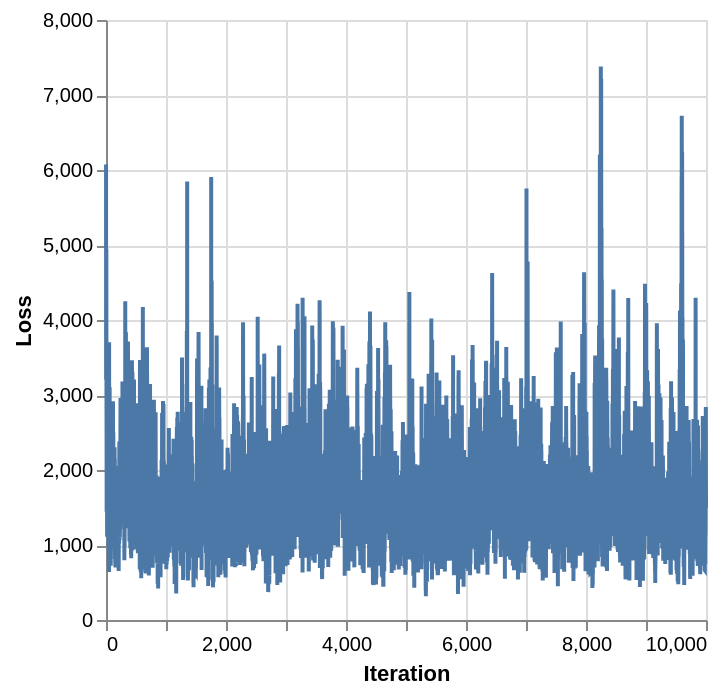

The code cell stored with this chart in its notebook:
### Code cell
import { Minimize, type Status } from "jsr:@sauber/optimize";

// Track error for each iteration
const status: Status = (
  iterations: number,
  momentum: number,
  _parameters: Parameter[],
  loss: number[],
): void => {
  // console.log({ iterations, momentum, loss: loss[loss.length-1] });
};

const epochs = 10000;
const epsilon = 0.001;

const min = new Minimize({
  agent,
  parameters,
  status,
  epochs,
  epsilon,
  every: 1,
});
const iterations = min.run();
console.log(
  "Iterations:",
  iterations,
  "Loss:",
  agent(parameters.map((p) => p.value) as Inputs),
);

const loss = min.history;
// console.log("Loss history:", loss);

const lossRecords = loss.map((value, i) => ({ Iteration: i + 1, Loss: value }));

const lossPlot = vl
  .markLine()
  .data(lossRecords)
  .encode(
    vl.x().fieldQ("Iteration"),
    vl.y().fieldQ("Loss"),
  );

await Deno.jupyter.display(lossPlot);


// Final parameter values
const final_params: Record<string, [number, number, number]> = {};
for (let i = 0; i < fnnames.length; i++) {
  const name = fnnames[i];
  initial_param[name] = [
    parameters[i * 3].value,
    parameters[i * 3 + 1].value,
    parameters[i * 3 + 2].value,
  ];
}
console.log("Final parameters:", initial_param);

### Figure 1 — Vega-Lite specification as saved in the notebook (floating-point values rounded to 4 significant figures; data arrays with more than 128 entries replaced by an {"elided": "..."} marker saying what was removed)
{"$schema": "https://vega.github.io/schema/vega-lite/v5.json", "data": {"values": {"elided": "10000 records"}}, "encoding": {"x": {"field": "Iteration", "type": "quantitative"}, "y": {"field": "Loss", "type": "quantitative"}}, "mark": {"type": "line"}}
